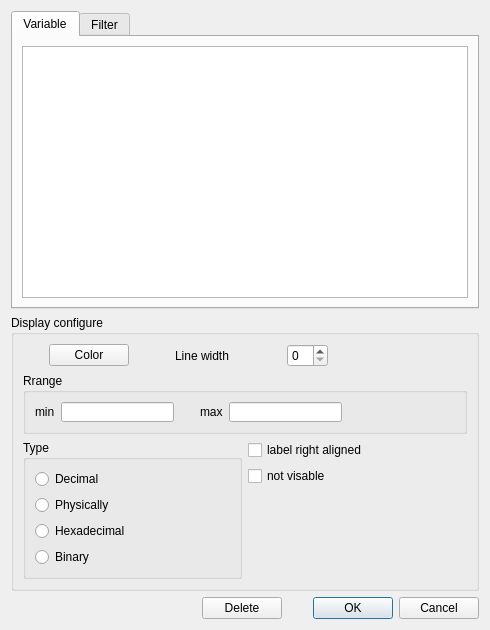
<?xml version="1.0" encoding="UTF-8"?>
<ui version="4.0">
 <class>OscilloscopeSelectVariableDialog</class>
 <widget class="QDialog" name="OscilloscopeSelectVariableDialog">
  <property name="geometry">
   <rect>
    <x>0</x>
    <y>0</y>
    <width>490</width>
    <height>608</height>
   </rect>
  </property>
  <property name="windowTitle">
   <string>Select variable</string>
  </property>
  <property name="windowIcon">
   <iconset resource="../../Icons.qrc">
    <normaloff>:/Icons/Graph.ico</normaloff>:/Icons/Graph.ico</iconset>
  </property>
  <layout class="QVBoxLayout" name="verticalLayout_5">
   <item>
    <widget class="QTabWidget" name="tabWidget">
     <property name="currentIndex">
      <number>0</number>
     </property>
     <widget class="QWidget" name="SelectVariableTab">
      <attribute name="title">
       <string>Variable</string>
      </attribute>
      <layout class="QHBoxLayout" name="horizontalLayout_4">
       <item>
        <widget class="QListWidget" name="VariableListWidget">
         <property name="uniformItemSizes">
          <bool>true</bool>
         </property>
        </widget>
       </item>
      </layout>
     </widget>
     <widget class="QWidget" name="FilterTab">
      <attribute name="title">
       <string>Filter</string>
      </attribute>
      <layout class="QHBoxLayout" name="horizontalLayout_6">
       <item>
        <widget class="ConfigFilter" name="FilterGroupBox">
         <property name="sizePolicy">
          <sizepolicy hsizetype="Preferred" vsizetype="Ignored">
           <horstretch>0</horstretch>
           <verstretch>0</verstretch>
          </sizepolicy>
         </property>
         <property name="minimumSize">
          <size>
           <width>0</width>
           <height>250</height>
          </size>
         </property>
         <property name="title">
          <string>Filter</string>
         </property>
        </widget>
       </item>
      </layout>
     </widget>
    </widget>
   </item>
   <item>
    <widget class="QGroupBox" name="DisplayGroupBox">
     <property name="title">
      <string>Display configure</string>
     </property>
     <layout class="QVBoxLayout" name="verticalLayout_3">
      <item>
       <layout class="QHBoxLayout" name="horizontalLayout_3">
        <item>
         <widget class="QLabel" name="ColorLabel">
          <property name="minimumSize">
           <size>
            <width>20</width>
            <height>20</height>
           </size>
          </property>
          <property name="maximumSize">
           <size>
            <width>20</width>
            <height>20</height>
           </size>
          </property>
          <property name="text">
           <string/>
          </property>
         </widget>
        </item>
        <item>
         <widget class="QPushButton" name="ColorPushButton">
          <property name="text">
           <string>Color</string>
          </property>
         </widget>
        </item>
        <item>
         <spacer name="horizontalSpacer_4">
          <property name="orientation">
           <enum>Qt::Horizontal</enum>
          </property>
          <property name="sizeType">
           <enum>QSizePolicy::Maximum</enum>
          </property>
          <property name="sizeHint" stdset="0">
           <size>
            <width>40</width>
            <height>20</height>
           </size>
          </property>
         </spacer>
        </item>
        <item>
         <widget class="QLabel" name="label">
          <property name="minimumSize">
           <size>
            <width>60</width>
            <height>0</height>
           </size>
          </property>
          <property name="text">
           <string>Line width</string>
          </property>
         </widget>
        </item>
        <item>
         <widget class="OscilloscopeLineWidthWidget" name="LineWidthWidget" native="true">
          <property name="minimumSize">
           <size>
            <width>40</width>
            <height>20</height>
           </size>
          </property>
          <property name="maximumSize">
           <size>
            <width>40</width>
            <height>20</height>
           </size>
          </property>
         </widget>
        </item>
        <item>
         <widget class="QSpinBox" name="LineWidthSpinBox"/>
        </item>
        <item>
         <spacer name="horizontalSpacer_2">
          <property name="orientation">
           <enum>Qt::Horizontal</enum>
          </property>
          <property name="sizeHint" stdset="0">
           <size>
            <width>40</width>
            <height>20</height>
           </size>
          </property>
         </spacer>
        </item>
       </layout>
      </item>
      <item>
       <widget class="QGroupBox" name="RangeGroupBox">
        <property name="title">
         <string>Rrange</string>
        </property>
        <layout class="QHBoxLayout" name="horizontalLayout_2">
         <item>
          <widget class="QLabel" name="Minlabel">
           <property name="text">
            <string>min</string>
           </property>
          </widget>
         </item>
         <item>
          <widget class="TextValueInput" name="MinLineEdit">
           <property name="maximumSize">
            <size>
             <width>16777215</width>
             <height>20</height>
            </size>
           </property>
          </widget>
         </item>
         <item>
          <spacer name="horizontalSpacer_5">
           <property name="orientation">
            <enum>Qt::Horizontal</enum>
           </property>
           <property name="sizeType">
            <enum>QSizePolicy::Maximum</enum>
           </property>
           <property name="sizeHint" stdset="0">
            <size>
             <width>20</width>
             <height>20</height>
            </size>
           </property>
          </spacer>
         </item>
         <item>
          <widget class="QLabel" name="MaxLabel">
           <property name="text">
            <string>max</string>
           </property>
          </widget>
         </item>
         <item>
          <widget class="TextValueInput" name="MaxLineEdit">
           <property name="maximumSize">
            <size>
             <width>16777215</width>
             <height>20</height>
            </size>
           </property>
           <property name="text">
            <string/>
           </property>
          </widget>
         </item>
         <item>
          <spacer name="horizontalSpacer">
           <property name="orientation">
            <enum>Qt::Horizontal</enum>
           </property>
           <property name="sizeHint" stdset="0">
            <size>
             <width>40</width>
             <height>20</height>
            </size>
           </property>
          </spacer>
         </item>
        </layout>
       </widget>
      </item>
      <item>
       <layout class="QHBoxLayout" name="horizontalLayout">
        <item>
         <widget class="QGroupBox" name="TypeGroupBox">
          <property name="title">
           <string>Type</string>
          </property>
          <layout class="QVBoxLayout" name="verticalLayout">
           <item>
            <widget class="QRadioButton" name="DecimalRadioButton">
             <property name="text">
              <string>Decimal</string>
             </property>
            </widget>
           </item>
           <item>
            <widget class="QRadioButton" name="PhysicallyRadioButton">
             <property name="text">
              <string>Physically</string>
             </property>
            </widget>
           </item>
           <item>
            <widget class="QRadioButton" name="HexadecimalRadioButton">
             <property name="text">
              <string>Hexadecimal</string>
             </property>
            </widget>
           </item>
           <item>
            <widget class="QRadioButton" name="BinaryRadioButton">
             <property name="text">
              <string>Binary</string>
             </property>
            </widget>
           </item>
          </layout>
         </widget>
        </item>
        <item>
         <layout class="QVBoxLayout" name="verticalLayout_2">
          <item>
           <widget class="QCheckBox" name="LabelRightAlignedCheckBox">
            <property name="text">
             <string>label right aligned</string>
            </property>
           </widget>
          </item>
          <item>
           <widget class="QCheckBox" name="NotVisableCheckBox">
            <property name="text">
             <string>not visable</string>
            </property>
           </widget>
          </item>
          <item>
           <spacer name="verticalSpacer">
            <property name="orientation">
             <enum>Qt::Vertical</enum>
            </property>
            <property name="sizeHint" stdset="0">
             <size>
              <width>20</width>
              <height>40</height>
             </size>
            </property>
           </spacer>
          </item>
         </layout>
        </item>
       </layout>
      </item>
     </layout>
    </widget>
   </item>
   <item>
    <layout class="QHBoxLayout" name="horizontalLayout_5">
     <item>
      <spacer name="horizontalSpacer_3">
       <property name="orientation">
        <enum>Qt::Horizontal</enum>
       </property>
       <property name="sizeHint" stdset="0">
        <size>
         <width>40</width>
         <height>20</height>
        </size>
       </property>
      </spacer>
     </item>
     <item>
      <widget class="QPushButton" name="DeletePushButton">
       <property name="text">
        <string>Delete</string>
       </property>
      </widget>
     </item>
     <item>
      <widget class="QDialogButtonBox" name="buttonBox">
       <property name="orientation">
        <enum>Qt::Horizontal</enum>
       </property>
       <property name="standardButtons">
        <set>QDialogButtonBox::Cancel|QDialogButtonBox::Ok</set>
       </property>
      </widget>
     </item>
    </layout>
   </item>
  </layout>
 </widget>
 <customwidgets>
  <customwidget>
   <class>TextValueInput</class>
   <extends>QLineEdit</extends>
   <header>TextValueInput.h</header>
  </customwidget>
  <customwidget>
   <class>ConfigFilter</class>
   <extends>QGroupBox</extends>
   <header>ConfigFilter.h</header>
   <container>1</container>
  </customwidget>
  <customwidget>
   <class>OscilloscopeLineWidthWidget</class>
   <extends>QWidget</extends>
   <header>OscilloscopeLineWidthWidget.h</header>
   <container>1</container>
  </customwidget>
 </customwidgets>
 <resources>
  <include location="../../Icons.qrc"/>
 </resources>
 <connections>
  <connection>
   <sender>buttonBox</sender>
   <signal>accepted()</signal>
   <receiver>OscilloscopeSelectVariableDialog</receiver>
   <slot>accept()</slot>
   <hints>
    <hint type="sourcelabel">
     <x>248</x>
     <y>254</y>
    </hint>
    <hint type="destinationlabel">
     <x>157</x>
     <y>274</y>
    </hint>
   </hints>
  </connection>
  <connection>
   <sender>buttonBox</sender>
   <signal>rejected()</signal>
   <receiver>OscilloscopeSelectVariableDialog</receiver>
   <slot>reject()</slot>
   <hints>
    <hint type="sourcelabel">
     <x>316</x>
     <y>260</y>
    </hint>
    <hint type="destinationlabel">
     <x>286</x>
     <y>274</y>
    </hint>
   </hints>
  </connection>
 </connections>
</ui>
